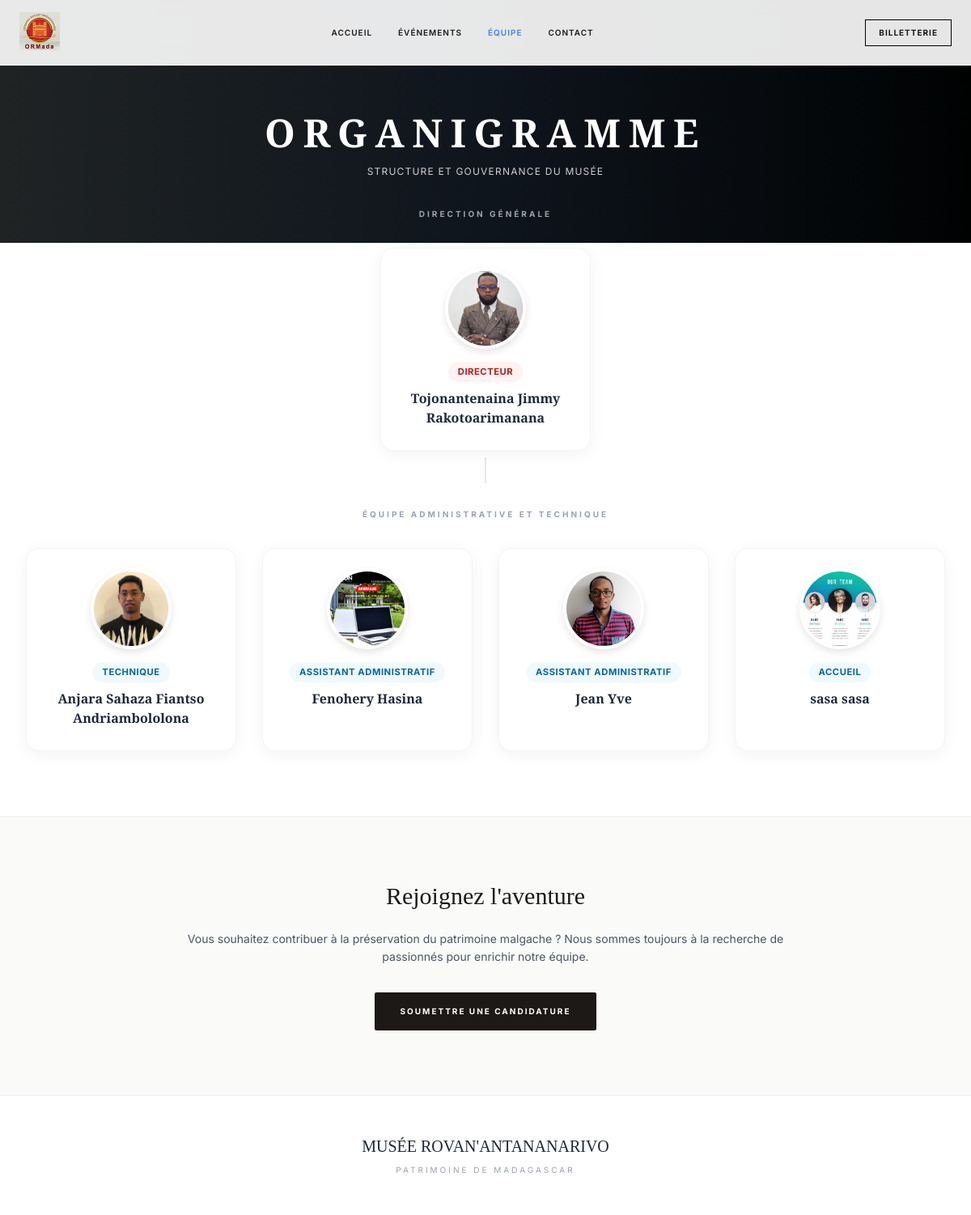
The app's page /equipe/, older data.
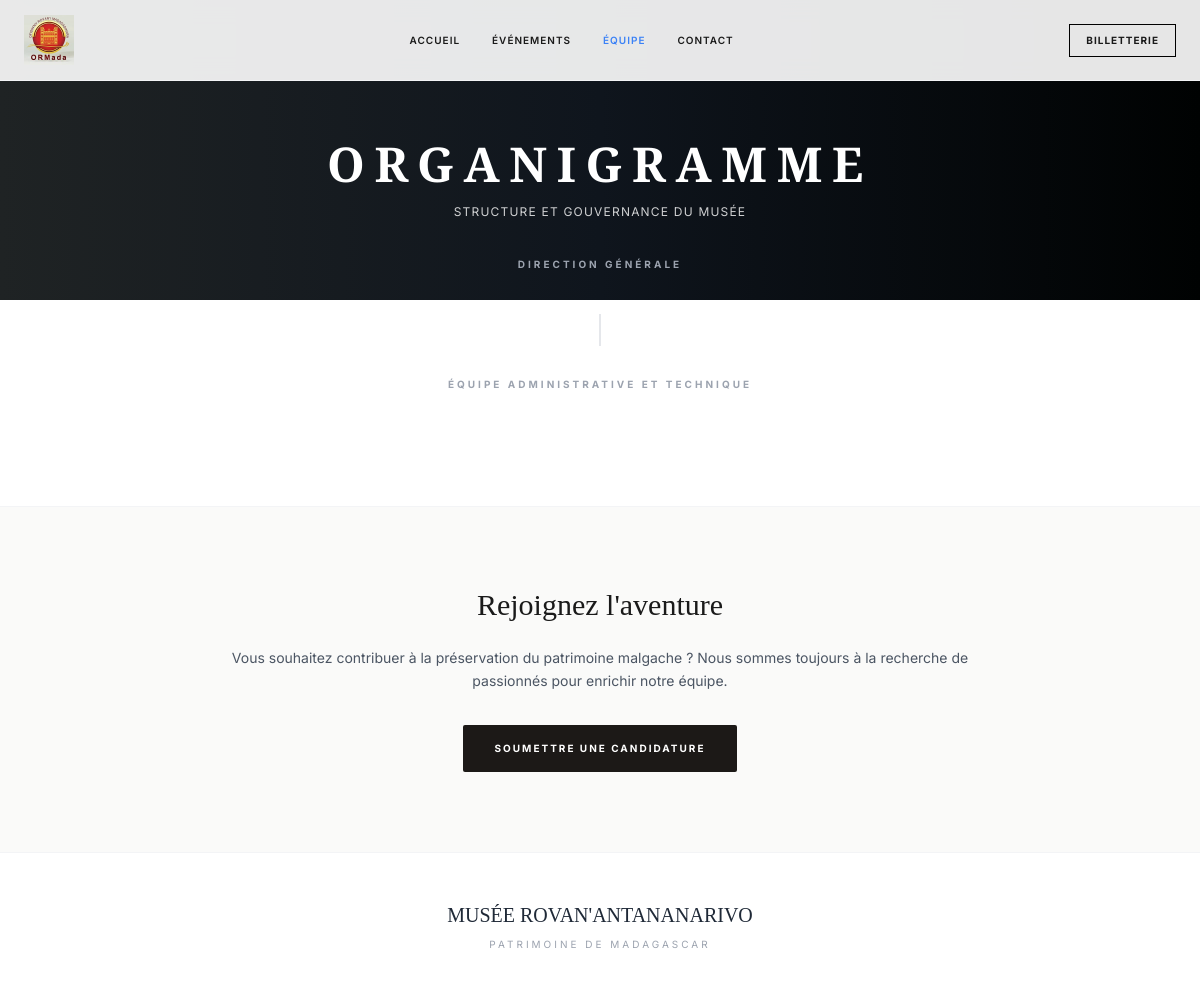
The same page, newer data.
### museum/models.py (models this page shows, shortened)
class StaffMember(models.Model):
    ROLE_CHOICES = [
        ('conservateur', 'Conservateur / Conservatrice'),
        ('guide', 'Agent d\'accueil et de guidage'),
        ('bibliotheque', 'Chef de service de la bibliothèque'),
        ('musee', 'Chef de service du musée'),
        ('conservation', 'Chef de service de la conservation'),
        ('saf', 'Chef de service des affaires financières'),
        ('rh', 'Responsable des ressources humaines'),
        ('informatique', 'Chef de division informatique'),
        ('communication', 'Chef de division communication'),
        ('administration', 'Assistant administratif'),
        ('autre', 'Autre'),
    ]
    first_name = models.CharField(max_length=100, verbose_name="Prénom")
    last_name = models.CharField(max_length=100, verbose_name="Nom")
    role = models.CharField(max_length=50, choices=ROLE_CHOICES, default='autre', verbose_name="Rôle")
    phone = models.CharField(max_length=20, verbose_name="Numéro de téléphone")
    email = models.EmailField(blank=True, verbose_name="Email professionnel")
    bio = models.TextField(blank=True, verbose_name="Biographie courte")
    photo = models.ImageField(upload_to='staff/', blank=True, null=True, verbose_name="Photo")
    is_active = models.BooleanField(default=True, verbose_name="En poste")
    joined_at = models.DateField(null=True, blank=True, verbose_name="Date d'arrivée")
    @property
    def full_name(self):
        return f"{self.first_name} {self.last_name}"
    class Meta:
        verbose_name = "Membre du personnel"
        verbose_name_plural = "Membres du personnel"
        ordering = ['last_name', 'first_name']

### museum/views.py (the view)
# urls.py: path('equipe/', views.staff, name='staff'),
def staff(request):
    members = StaffMember.objects.filter(is_active=True)
    return render(request, 'museum/staff.html', {'members': members})

### museum/templates/museum/staff.html (shortened to what the changed rows need)
{% load static %}
<!DOCTYPE html>
<html lang="fr">
<head>
    <script src="https://cdn.tailwindcss.com"></script>
</head>
<body>
<div class="hero-gradient">
    <h1 class="text-3xl md:text-5xl font-bold tracking-[0.2em] uppercase px-4">Organigramme</h1>
</div>
<div class="org-container">
    <div class="org-level">
        {% for member in members %}
            {% if member.role == 'directeur' or member.role == 'responsable' %}
            <div class="member-card" onclick="openModal('{{ member.full_name|escapejs }}', '{{ member.get_role_display|escapejs }}', '{% if member.photo %}{{ member.photo.url|escapejs }}{% endif %}', '{{ member.bio|escapejs }}', '{{ member.phone|escapejs }}', '{{ member.email|escapejs }}')">
                <div class="photo-container">
                    {% if member.photo %}
                        <img src="{{ member.photo.url }}" class="member-photo-circle" alt="{{ member.full_name }}">
                    {% else %}
                        <div class="member-photo-circle flex items-center justify-center bg-stone-800 text-white text-xl font-bold">
                            {{ member.first_name|first }}{{ member.last_name|first }}
                        </div>
                    {% endif %}
                </div>
                <span class="role-badge" style="background:#fef2f2; color:#b91c1c;">{{ member.get_role_display }}</span>
                <h3 class="member-name">{{ member.full_name }}</h3>
            </div>
            {% endif %}
        {% endfor %}
    </div>
    <div class="org-level">
        {% for member in members %}
            {% if member.role != 'directeur' and member.role != 'responsable' %}
            <div class="member-card" onclick="openModal('{{ member.full_name|escapejs }}', '{{ member.get_role_display|escapejs }}', '{% if member.photo %}{{ member.photo.url|escapejs }}{% endif %}', '{{ member.bio|escapejs }}', '{{ member.phone|escapejs }}', '{{ member.email|escapejs }}')">
                <div class="photo-container">
                    {% if member.photo %}
                        <img src="{{ member.photo.url }}" class="member-photo-circle" alt="{{ member.full_name }}">
                    {% else %}
                        <div class="member-photo-circle flex items-center justify-center bg-gray-200 text-gray-600 text-xl font-bold">
                            {{ member.first_name|first }}{{ member.last_name|first }}
                        </div>
                    {% endif %}
                </div>
                <span class="role-badge">{{ member.get_role_display }}</span>
                <h3 class="member-name">{{ member.full_name }}</h3>
            </div>
            {% endif %}
        {% endfor %}
    </div>
</div>
<section class="bottom-section bg-stone-50 py-20 px-6 border-t border-gray-100 text-center">
    <div class="max-w-3xl mx-auto">
        <h2 class="text-2xl md:text-3xl serif mb-6">Rejoignez l'aventure</h2>
    </div>
</section>
</body>
</html>

Row changes from the older to the newer data that the page shows:
removed StaffMember: photo (picture), role "DIRECTEUR", full_name "Tojonantenaina Jimmy Rakotoarimanana", shown under "ORGANIGRAMME"
removed StaffMember: photo (picture), role "TECHNIQUE", full_name "Anjara Sahaza Fiantso Andriambololona"
removed StaffMember: photo (picture), role "ASSISTANT ADMINISTRATIF", full_name "Fenohery Hasina"
removed StaffMember: photo (picture), role "ASSISTANT ADMINISTRATIF", full_name "Jean Yve"
removed StaffMember: photo (picture), role "ACCUEIL", full_name "sasa sasa"
